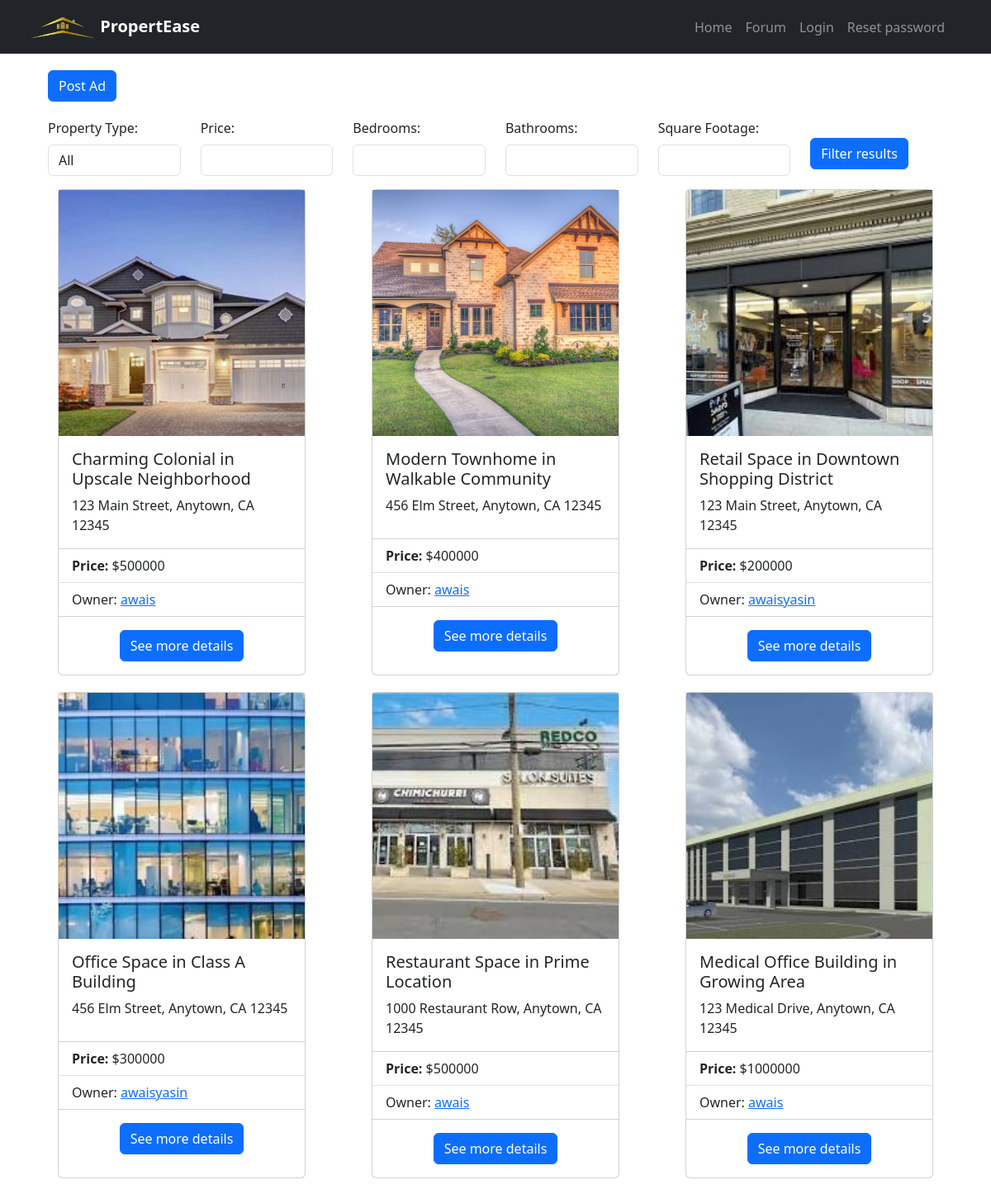
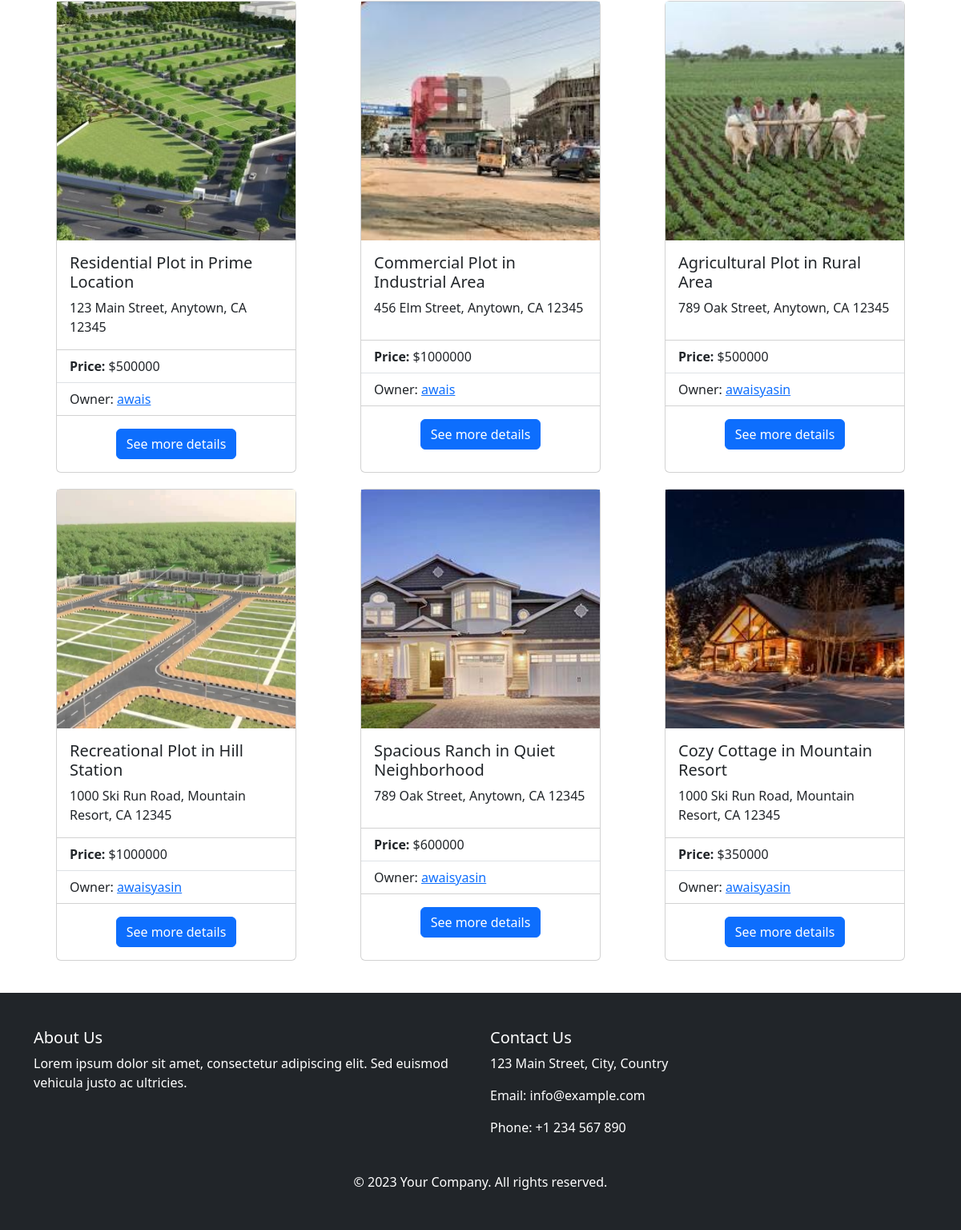
The page / on the database its author committed (2 pictures, top to bottom).
### propertease/models.py (models this page shows, shortened)
class Property(models.Model):
    title = models.CharField(max_length=200)
    image = models.ImageField()
    description = models.TextField()
    property_type = models.ForeignKey(PropertyCategory, on_delete=models.SET_NULL, null=True)
    property_location = models.CharField(max_length=200)
    price = models.PositiveIntegerField()
    bedrooms = models.PositiveIntegerField(null=True, blank=True)
    bathrooms = models.PositiveIntegerField(null=True, blank=True)
    square_footage = models.PositiveIntegerField()
    amenities = models.TextField(null=True, blank=True)
    owner = models.ForeignKey(CustomUser, on_delete=models.CASCADE, related_name="properties", editable=False)
    class Meta:
        verbose_name_plural = "Properties"

### accounts/models.py (models this page shows)
class CustomUser(AbstractUser):
    profile_picture = models.ImageField(blank=True, null=True)
    email_verification_token = models.CharField(max_length=200, null=True, blank=True)
    is_email_verified = models.BooleanField(default=False)
    groups = models.ManyToManyField(
        Group,
        verbose_name=_("groups"),
        blank=True,
        help_text=_(
            "The groups this user belongs to. A user will get all permissions "
            "granted to each of their groups."
        ),
        related_name="custom_user_set",
        related_query_name="user",
    )
    user_permissions = models.ManyToManyField(
        Permission,
        verbose_name=_("user permissions"),
        blank=True,
        help_text=_("Specific permissions for this user."),
        related_name="custom_user_set",
        related_query_name="user",
    )

### propertease/views.py (the view)
# urls.py: path("", views.home_view, name='home'),
def home_view(request):
    property_type = request.GET.get('property_type')
    price = request.GET.get('price')
    bedrooms = request.GET.get('bedrooms')
    bathrooms = request.GET.get('bathrooms')
    square_footage = request.GET.get('square_footage')
    properties = Property.objects.all()
    if property_type:
        properties = properties.filter(property_type=property_type)
    if price:
        properties = properties.filter(price__lte=price)
    if bedrooms:
        properties = properties.filter(bedrooms=bedrooms)
    if bathrooms:
        properties = properties.filter(bathrooms=bathrooms)
    if square_footage:
        properties = properties.filter(square_footage__gte=square_footage)
    types = PropertyCategory.objects.all()
    return render(request, "propertease/home.html", {"properties": properties, "types": types})

### propertease/templates/propertease/home.html (shortened to what this page needs)
{% extends "base.html" %}
{% load static %}
{% block content %}
<link rel="stylesheet" href="{% static 'propertease/css/card-style.css' %}">
<a class="btn btn-primary mx-3" href="{% url 'propertease:property_form' %}">Post Ad</a>
<div class="container mb-3  px-3">
    <form method="GET" action="{% url 'propertease:home' %}">
        <div class="row">
        <div class="col-md-2">
            <label for="property_type">Property Type:</label>
            <select class="form-control" id="property_type" name="property_type">
            <option value="">All</option>
            </select>
        </div>
        <div class="col-md-2">
            <label for="price">Price:</label>
            <input type="number" class="form-control" id="price" name="price">
        </div>
        <div class="col-md-2">
            <label for="bedrooms">Bedrooms:</label>
            <input type="number" class="form-control" id="bedrooms" name="bedrooms">
        </div>
        <div class="col-md-2">
            <label for="bathrooms">Bathrooms:</label>
            <input type="number" class="form-control" id="bathrooms" name="bathrooms">
        </div>
        <div class="col-md-2">
            <label for="square_footage">Square Footage:</label>
            <input type="number" class="form-control" id="square_footage" name="square_footage">
        </div>
        <div class="col-md-2">
            <button type="submit" class="btn btn-primary mt-4">Filter results</button>
        </div>
        </div>
    </form>
    </div>
    {% if properties %}
    <div class="row justify-content-center">
        {% for property in properties %}
        <div class="col-lg-4 col-md-6 d-flex justify-content-center">
            <div class="card small-card" style="max-width: 300px;" id="cardio">
                <div class="square-image-wrapper">
                    <img src="{{ property.image.url }}" class="square-image" alt="...">
                </div>
                <div class="card-body">
                    <h5 class="card-title">{{ property.title }}</h5>
                    <p class="card-text">{{ property.property_location }}</p>
                </div>
                <ul class="list-group list-group-flush">
                    <li class="list-group-item"><strong>Price: </strong>${{ property.price }}</li>
                    <li class="list-group-item">Owner: <a href="{% url 'propertease:profile' profile_id=property.owner.id %}">{{ property.owner.username }} </a></li>
                </ul>
                <div class="card-body text-center">
                    <a href="{% url 'propertease:property_detail' profile_id=property.owner.id property_id=property.id %}" class="btn btn-primary">See more details</a>
                </div>
            </div>
        </div>
        {% endfor %}
    </div>
{% endif %}
{% endblock %}

### templates/base.html (shortened to what this page needs)
{% load static %}
<!DOCTYPE html>
<html>
<head>
    <link href="https://cdn.jsdelivr.net/npm/bootstrap@5.3.1/dist/css/bootstrap.min.css" rel="stylesheet">
	<link rel="stylesheet" href="{% static 'css/container-style.css' %}">
</head>
<body>
	<link rel="stylesheet" href="https://stackpath.bootstrapcdn.com/bootstrap/4.5.2/css/bootstrap.min.css">
	<link href="https://cdn.jsdelivr.net/npm/bootstrap@5.3.1/dist/css/bootstrap.min.css" rel="stylesheet">
		<header>
			<nav class="navbar navbar-expand-lg navbar-dark bg-dark">
				<div class="container mx-4 my-1" >
					<a class="navbar-brand" href="{% url 'propertease:home' %}">
						<img src="{% static 'images/logo.png' %}" style="width: 80px;" alt="" class="logo-img">
						<span class="logo-text"><strong>PropertEase</strong></span>
					</a>
					<div class="collapse navbar-collapse" id="navbarNav">
						<ul class="navbar-nav ml-auto">
							<li class="nav-item">
								<a class="nav-link" href="{% url 'propertease:home' %}">Home</a>
							</li>
							<li class="nav-item">
								<a class="nav-link" href="{% url 'propertease:forum' %}">Forum</a>
							</li>
							{% if not user.is_authenticated %}
							<li class="nav-item">
								<a class="nav-link" href="{% url 'accounts:login' %}">Login</a>
							</li>
							<li class="nav-item">
								<a class="nav-link" href="{% url 'password_reset' %}">Reset password</a>
							</li>
							{% endif %}
						</ul>
					</div>
				</div>
			</nav>
		</header>
    <main>
		<div class="container">
        {% block content %}{% endblock %}
		</div>
    </main>
		<footer class="bg-dark text-white py-4">
			<div class="container">
				<div class="row">
					<div class="col-md-6">
						<h5>About Us</h5>
						<p>Lorem ipsum dolor sit amet, consectetur adipiscing elit. Sed euismod vehicula justo ac
							ultricies.</p>
					</div>
					<div class="col-md-6">
						<h5>Contact Us</h5>
						<p>123 Main Street, City, Country</p>
						<p>Email: info@example.com</p>
						<p>Phone: +1 234 567 890</p>
					</div>
				</div>
			</div>
			<div class="text-center bg-dark py-2">
				<p>&copy; 2023 Your Company. All rights reserved.</p>
			</div>
		</footer>
	<link href="https://cdn.jsdelivr.net/npm/bootstrap@5.3.1/dist/css/bootstrap.min.css" rel="stylesheet">
</body>
</html>

### static/css/container-style.css (style rules this page uses)
.container { margin-top: 20px; margin-bottom: 20px; }

### propertease/static/propertease/css/card-style.css (style rules this page uses)
.card { margin-bottom: 20px; }
.card-text { display: -webkit-box; -webkit-line-clamp: 2; -webkit-box-orient: vertical; overflow: hidden; text-overflow: ellipsis; }
.square-image-wrapper { position: relative; width: 100%; padding-bottom: 100%; overflow: hidden; }
.square-image { position: absolute; top: 0; left: 0; width: 100%; height: 100%; object-fit: cover; }
.small-card { max-width: 300px; }

### templates/base.html (style rules this page uses)
body { display: flex; flex-direction: column; min-height: 100vh; }
main { flex: 1; }

### rows shown on the page
Property: image (picture), title "Charming Colonial in Upscale Neighborhood", property_location "123 Main Street, Anytown, CA 12345", price "500000", owner.username "awais"
Property: image (picture), title "Modern Townhome in Walkable Community", property_location "456 Elm Street, Anytown, CA 12345", price "400000", owner.username "awais"
Property: image (picture), title "Retail Space in Downtown Shopping District", property_location "123 Main Street, Anytown, CA 12345", price "200000", owner.username "awaisyasin"
Property: image (picture), title "Office Space in Class A Building", property_location "456 Elm Street, Anytown, CA 12345", price "300000", owner.username "awaisyasin"
Property: image (picture), title "Restaurant Space in Prime Location", property_location "1000 Restaurant Row, Anytown, CA 12345", price "500000", owner.username "awais"
Property: image (picture), title "Medical Office Building in Growing Area", property_location "123 Medical Drive, Anytown, CA 12345", price "1000000", owner.username "awais"
Property: image (picture), title "Residential Plot in Prime Location", property_location "123 Main Street, Anytown, CA 12345", price "500000", owner.username "awais"
Property: image (picture), title "Commercial Plot in Industrial Area", property_location "456 Elm Street, Anytown, CA 12345", price "1000000", owner.username "awais"
Property: image (picture), title "Agricultural Plot in Rural Area", property_location "789 Oak Street, Anytown, CA 12345", price "500000", owner.username "awaisyasin"
Property: image (picture), title "Recreational Plot in Hill Station", property_location "1000 Ski Run Road, Mountain Resort, CA 12345", price "1000000", owner.username "awaisyasin"
Property: image (picture), title "Spacious Ranch in Quiet Neighborhood", property_location "789 Oak Street, Anytown, CA 12345", price "600000", owner.username "awaisyasin"
Property: image (picture), title "Cozy Cottage in Mountain Resort", property_location "1000 Ski Run Road, Mountain Resort, CA 12345", price "350000", owner.username "awaisyasin"
